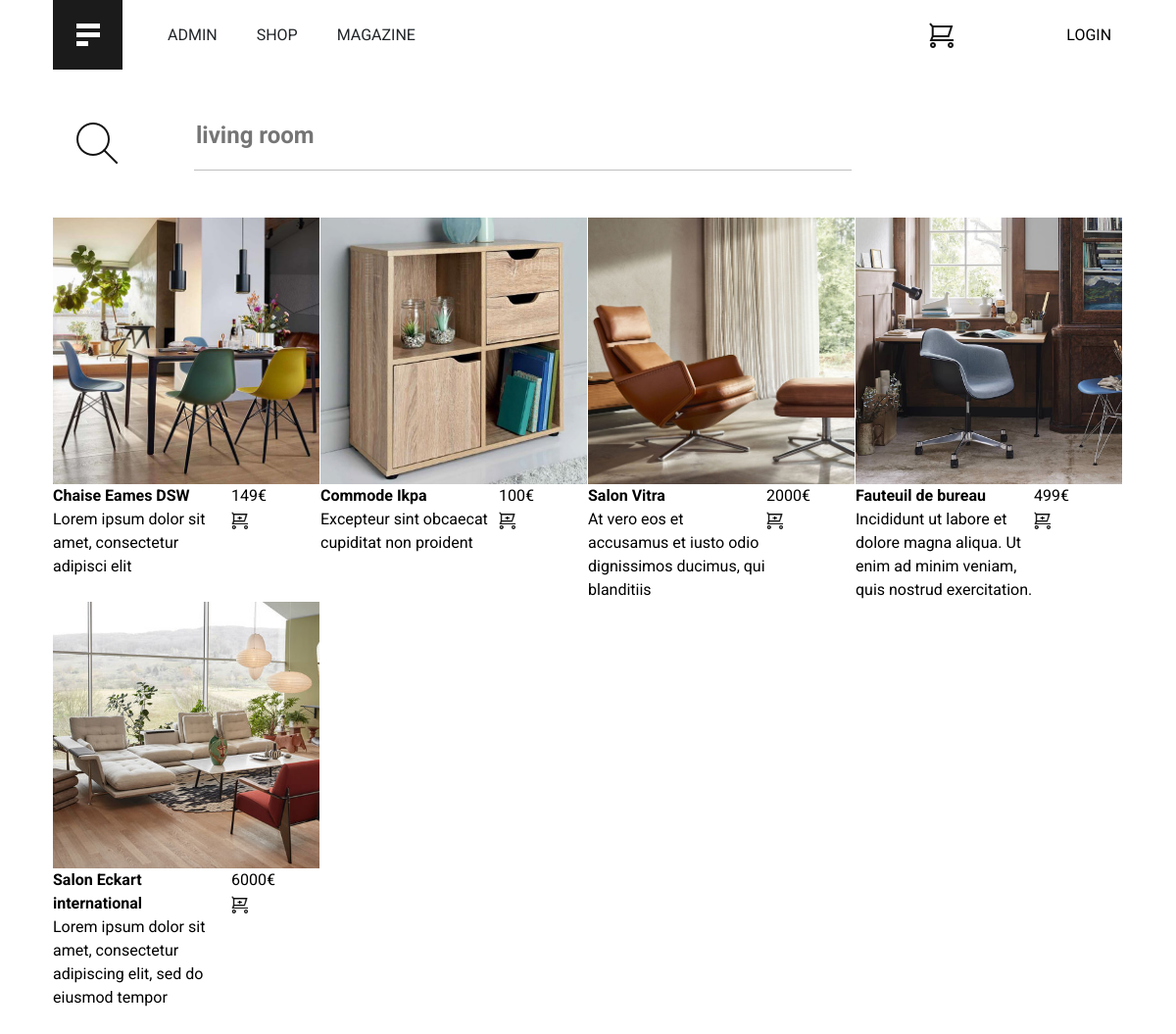
The page / on the database its author committed.
### tables this page shows
CREATE TABLE IF NOT EXISTS `products` (
  `id` int(11) NOT NULL AUTO_INCREMENT,
  `name` varchar(255) NOT NULL DEFAULT '0',
  `price` int(11) NOT NULL DEFAULT '0',
  `category_id` int(11) NOT NULL DEFAULT '0',
  `descript` varchar(256) NOT NULL,
  PRIMARY KEY (`id`)
);

### function.php (called while the page is built, shortened)
<?php
function index_product($conn){
    $query = "SELECT * FROM `products`";
    $result = mysqli_query($conn,$query);
    return $result;
}
?>

### index.php (the view, shortened to what this page needs)
<!DOCTYPE html>
<html lang="fr" class="no-js sg" dir="ltr">
    <head>
        <link rel="stylesheet" href="style.css" type="text/css">
        <link href="https://cdn.jsdelivr.net/npm/bootstrap@5.1.3/dist/css/bootstrap.min.css" rel="stylesheet">
    </head>
<body>
<div class="container">
    <div class="container header">
        <div class="header"><div class="logo"><a href="index.php"><img src="img/Logo.png" class="logo"></a></div></div>
        <div class="header">
            <div class="navigation" aria-label="Accès rapides">
                <ul class="navigation__list navigation__list--inline">
                    <li><a href="admin.php" class="navigation__link">ADMIN</a></li>
                    <li><a href="#" class="navigation__link">SHOP</a></li>
                    <li><a href="#" class="navigation__link">MAGAZINE</a></li>
                </ul>
            </div>
        </div>
        <div class="header panier">
            <div class="panier"><img src="img/CartButton.png"></div>
            <div class="txt">&nbsp;<?php
            if (isset($_SESSION["usermane"])){?>
                <a href="signin.php" class="txt">LOGOUT</a><?php
            }else{?>
                <a href="signin.php" class="txt">LOGIN</a><?php
            }?></div>
        </div>
    </div>
    <div class="container vert">
        <div class="vert loupe"><img src="img/Search.png"></div>
        <div class="vert">
            <form action="index.php" method="get">
            <div class="vert"><input type="search" name="terme" class="search" placeholder="living room">
            <hr class="hr">
            </div>
        </div>
    </div>
    <div class="container centre">
    <?php
        include_once('function.php');
        include_once('config.php');
        $array = index_product($conn);
    ?>
        <?php
        if (empty($_GET['terme'])){
            foreach ($array as $value){
            ?>
                <div class="item fiche">
                    <img src="img/<?php echo $value['id']; ?>.jpg">
                    <div class="txt">
                        <div class="texte"><b>
                        <?php echo $value['name']; ?>
                        </b><br><?php echo $value['descript']; ?></div>
                        <div class="panierAdd"><?php echo $value['price']; ?>€<br><img src="img/CartButtonAdd.png" class="panierAdd"></div>
                    </div>
                </div>
            <?php
            }
        }
        ?>
    </div>
    <div class="container page">
        <div class="page">&nbsp;</div>
    </div>
</div>
</body>
</html>

### style.css (style rules this page uses)
.logo { display: grid; gap: 1.5em; margin-right: 15px; padding: 0; width: 71; }
.container { display: grid; }
.item { min-width: 80px; min-height: 50px; }
.header { grid-template-columns: auto 4fr 1fr; align-content: center; vertical-align: bottom; align-items: center; }
.navigation { display: grid; gap: 0.5em; }
.navigation__list { font-family: Roboto; display: grid; grid: repeat(1, 20%) / auto-flow auto; justify-content: left; list-style: none; margin: 0; padding: 0; }
.navigation__list--inline { display: grid; gap: 0.5em; }
.navigation__link { color: inherit; display: grid; padding-inline: 1em; text-decoration: none; }
.panier { display: grid; grid: repeat(1, 20%) / auto-flow auto; font-family: Roboto; }
.txt { font-size: 0.8em; }
.centre { grid-template-columns: 1fr 1fr 1fr 1fr; grid-auto-flow: row dense; }
.vert { grid-template-columns: auto 3fr 1fr; align-content: center; vertical-align: bottom; align-items: center; margin: 1em; }
.loupe { margin: 1.5em; margin-right: 45px; }
.search { font-family: Roboto; font-size: 1.5em; font-weight: 700; color: black; border: hidden; border: 0 }
.hr { color: #000; margin-block-end: unset; border-style: solid; }
.fiche { margin: 0,9em; }
.fiche img { width: 17em; }
.panierAdd { width: 17px !important; }
.txt { display: grid; grid-template-columns: 2fr 1fr; font-family: Roboto; font-size: 1.0em; text-decoration: none; color: #000; }
.page { grid-template-columns: 3fr 1fr; min-height: 50px; }

### rows shown on the page
products: shows a picture, name "Chaise Eames DSW", descript "Lorem ipsum dolor sit amet, consectetur adipisci elit", price "149"
products: shows a picture, name "Commode Ikpa", descript "Excepteur sint obcaecat cupiditat non proident", price "100"
products: shows a picture, name "Salon Vitra", descript "At vero eos et accusamus et iusto odio dignissimos ducimus, qui blanditiis", price "2000"
products: shows a picture, name "Fauteuil de bureau", descript "Incididunt ut labore et dolore magna aliqua. Ut enim ad minim veniam, quis nostrud exercitation.", price "499"
products: shows a picture, name "Salon Eckart international", descript "Lorem ipsum dolor sit amet, consectetur adipiscing elit, sed do eiusmod tempor", price "6000"
